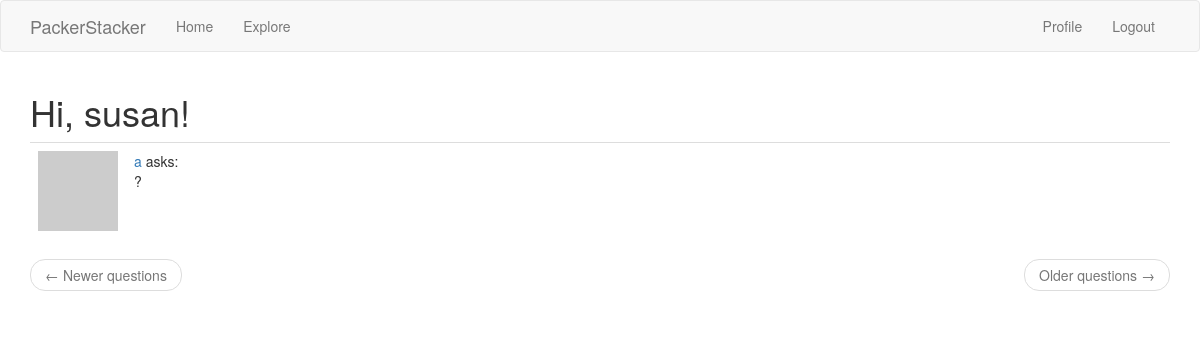
Page /explore (signed in) on the committed database.
### app/models.py (models this page shows, shortened)
class User(UserMixin, db.Model):
    id = db.Column(db.Integer, primary_key=True)
    username = db.Column(db.String(64), index=True, unique=True)
    email = db.Column(db.String(120), index=True, unique=True)
    password_hash = db.Column(db.String(128))
    questions = db.relationship('Question', backref='author', lazy='dynamic')
    about_me = db.Column(db.String(140))
    last_seen = db.Column(db.DateTime, default=datetime.utcnow)
    type = db.Column(db.Boolean())
    def avatar(self, size):
        digest = md5(self.email.lower().encode('utf-8')).hexdigest()
        return 'https://www.gravatar.com/avatar/{}?d=identicon&s={}'.format(digest, size)
    followed = db.relationship(
        'User', secondary=followers,
        primaryjoin=(followers.c.follower_id == id),
        secondaryjoin=(followers.c.followed_id == id),
        backref=db.backref('followers', lazy='dynamic'), lazy='dynamic')

class Question(db.Model):
    id = db.Column(db.Integer, primary_key=True)
    body = db.Column(db.String(140))
    timestamp = db.Column(db.DateTime, index=True, default=datetime.utcnow)
    user_id = db.Column(db.Integer, db.ForeignKey('user.id'))

### app/routes.py (the view)
@app.route('/explore')
def explore():
    page = request.args.get('page', 1, type=int)
    questions = Question.query.order_by(Question.timestamp.desc()).paginate(page=page, per_page=app.config['QUESTIONS_PER_PAGE'], error_out=False)
    next_url = url_for('explore', page=questions.next_num) \
        if questions.has_next else None
    prev_url = url_for('explore', page=questions.prev_num) \
        if questions.has_prev else None
    return render_template("index.html", title='Explore', questions=questions.items,next_url=next_url, prev_url=prev_url)

### app/models.py (called while the page is built)
@login.user_loader
def load_user(id):
    return User.query.get(int(id))

### app/routes.py (called while the page is built)
@app.before_request
def before_request():
    if current_user.is_authenticated:
        current_user.last_seen = datetime.utcnow()
        db.session.commit()

### app/templates/index.html (shortened to what this page needs)
{% extends "base.html" %}
{% import 'bootstrap/wtf.html' as wtf %}
{% block app_content %}
    <h1>Hi, {{ current_user.username }}!</h1>
    {% for question in questions %}
        {% include '_question.html' %}
    {% endfor %}
    <nav aria-label="...">
        <ul class="pager">
            <li class="previous{% if not prev_url %} disabled{% endif %}">
                <a href="{{ prev_url or '#' }}">
                    <span aria-hidden="true">&larr;</span> Newer questions
                </a>
            </li>
            <li class="next{% if not next_url %} disabled{% endif %}">
                <a href="{{ next_url or '#' }}">
                    Older questions <span aria-hidden="true">&rarr;</span>
                </a>
            </li>
        </ul>
    </nav>
{% endblock %}

### app/templates/_question.html
<table class="table table-hover">
        <tr>
            <td width="70px">
                <a href="{{ url_for('user', username=question.author.username) }}">
                    <img src="{{ question.author.avatar(70) }}" />
                </a>
            </td>
            <td>
                <a href="{{ url_for('user', username=question.author.username) }}">
                    {{ question.author.username }}
                </a>
                asks:
                <br>
                {{ question.body }}
            </td>
        </tr>
    </table>

### rows in the picture
User: username "susan"
Question: author.username "a", body "?"
